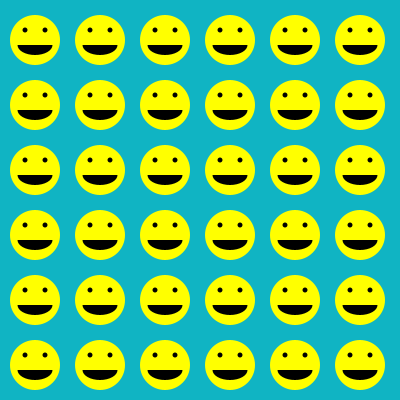
Frame 1 (no input)
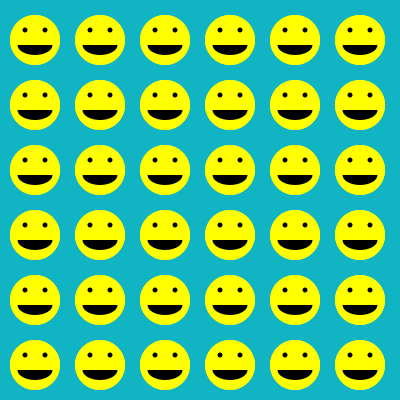
Frame 2 (the mouse pressed at the canvas centre, redrawn once)

The Processing sketch that drew these frames (run headless with seeded random() and noise(); the mouse was pressed at the canvas centre and the sketch redrawn once):

// Processing sketch: processing_39020
// ── processing_39020.pde

void setup() {
  size (400, 400);
  background(16, 180, 195);
  }

  void draw() {  // Draws the grid of Smiles
    for (int y= 20; y<height; y+=65) {   
      for (int x= 15; x<height; x+=65) {   
        smile(x, y); //use fuction that sets up function below
      }
    }
    noLoop();
  }
void smile (float x, float y) { //Sets up the function "smile"
  pushMatrix();
  translate (x, y);
  noStroke();
  fill(255,255,0);
  ellipseMode(CENTER);
  ellipse(20, 20, 50, 50);
  fill(0);
  ellipse(10, 10, 5, 5);
  ellipse(30, 10, 5, 5);
  arc(20, 25, 35, 20, 0, PI);
  popMatrix();
}
